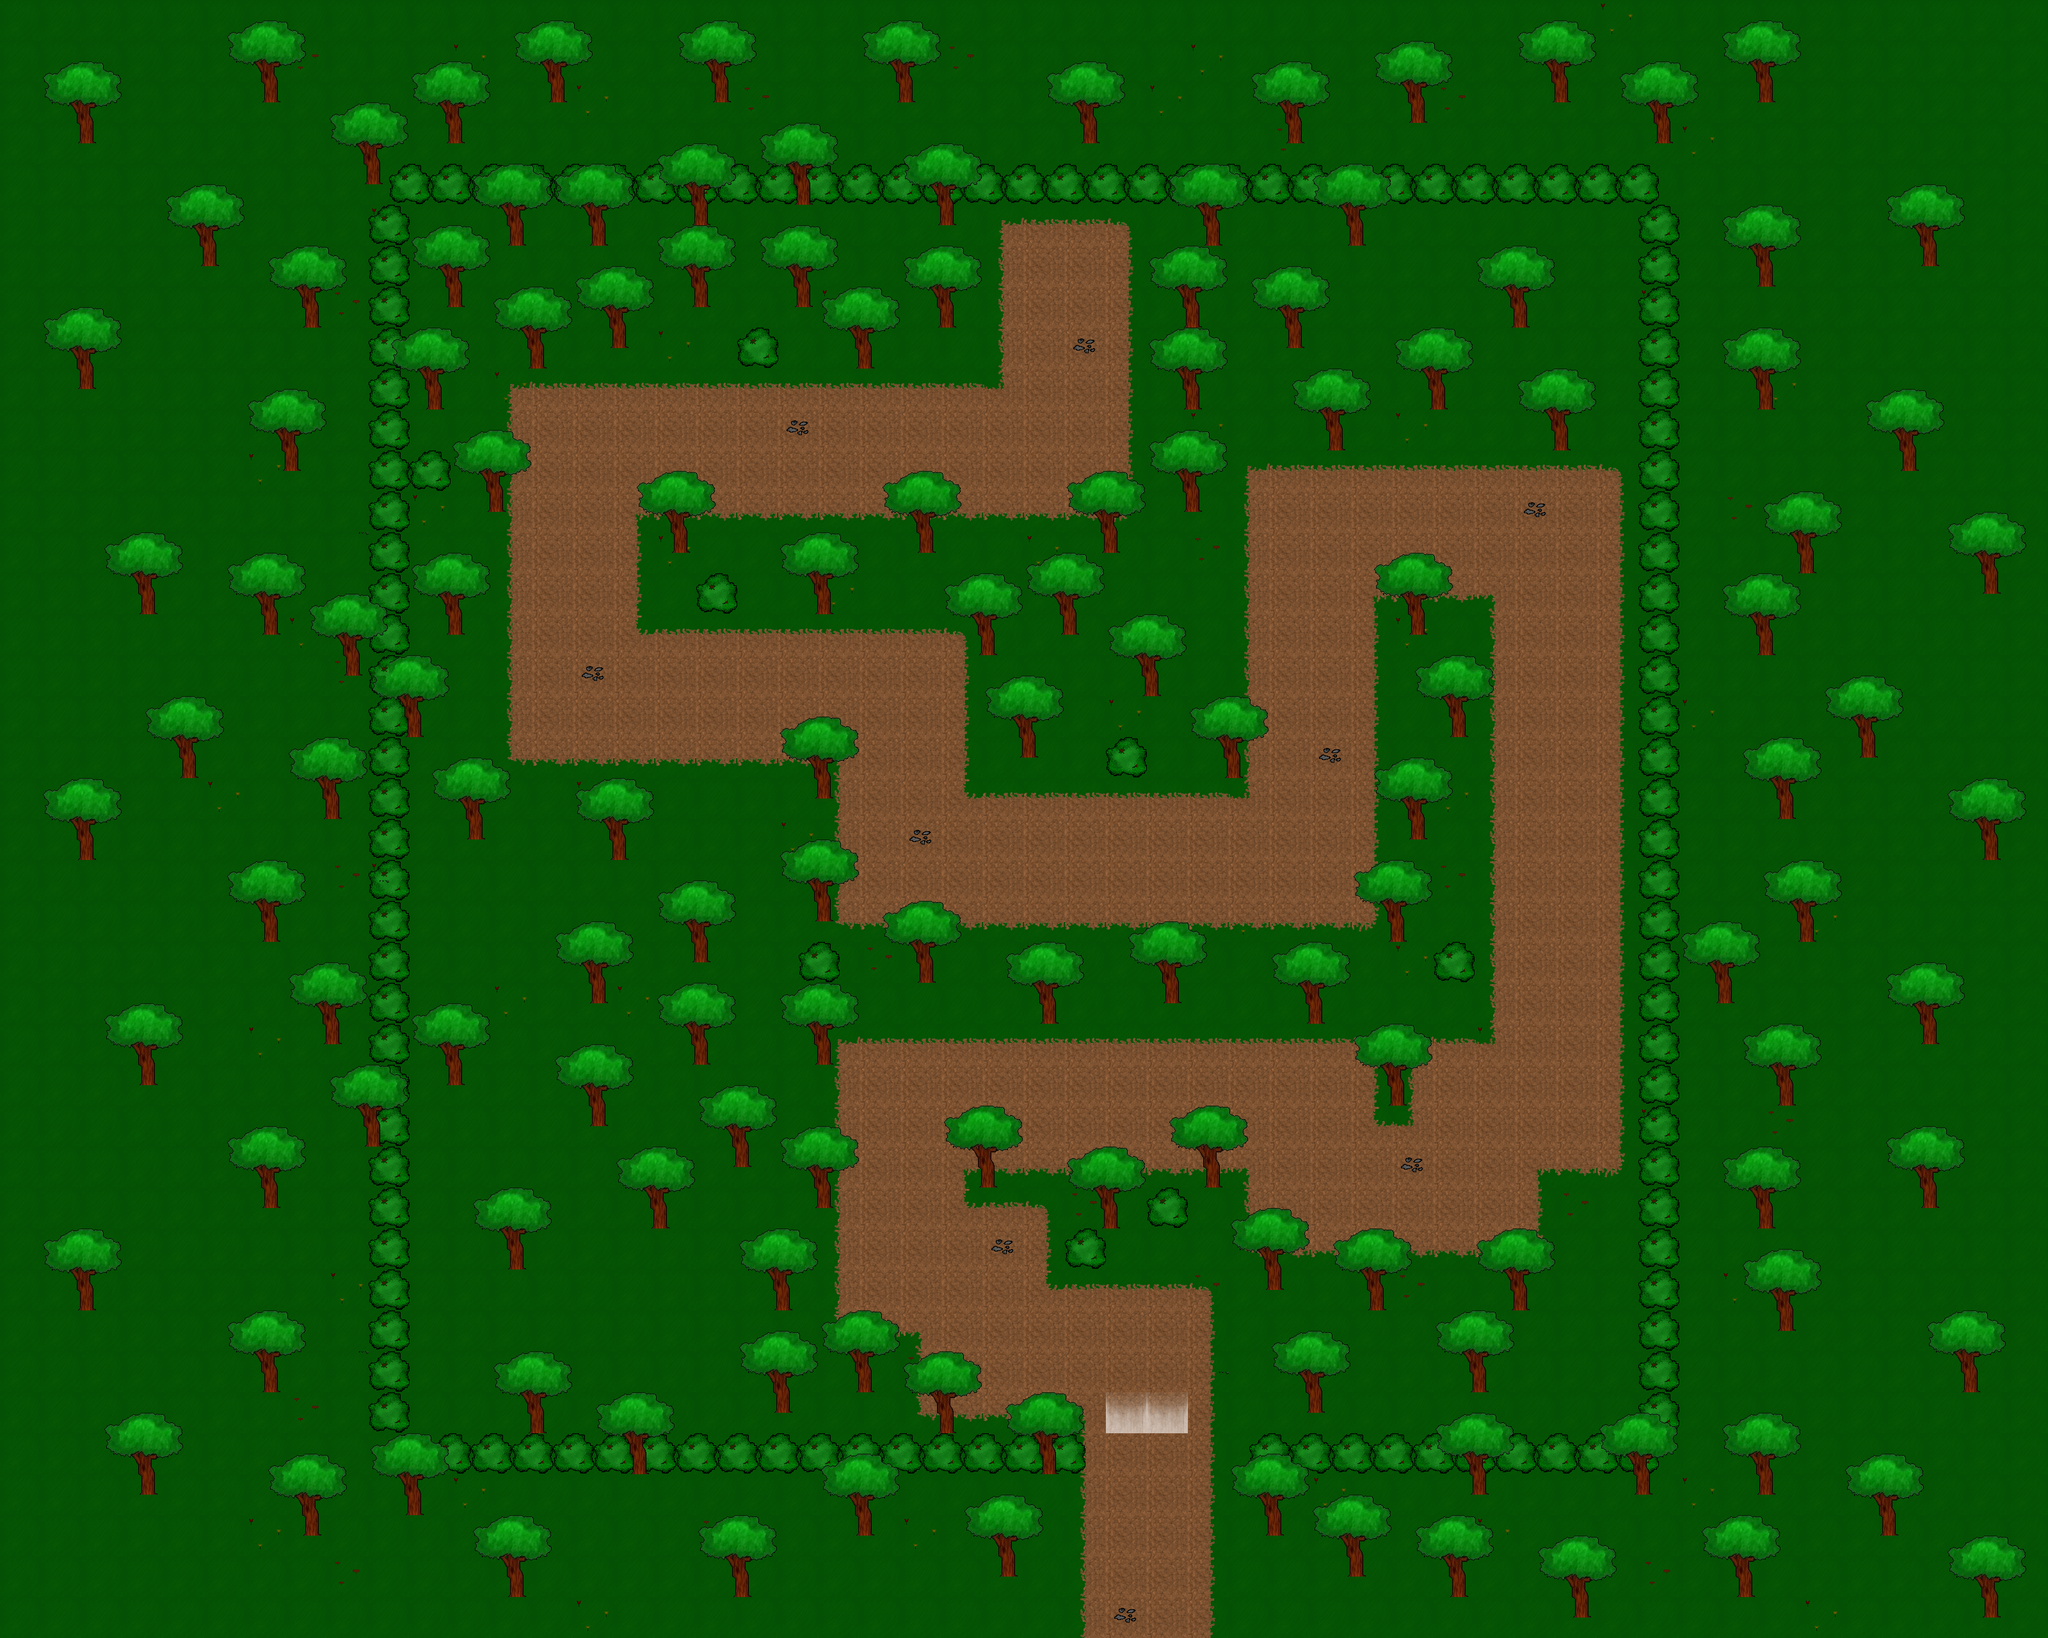

The image is a tile-based game level rendered from a .tmx file. Its description and source (layers, tilesets, objects; grid data summarised) follow:
An orthogonal 100x80 tile map with 32x32 px tiles, 4 tile layers (Tile Layer 1, Transitions, INVIS, Trees), 21 tilesets.

<map version="1.0" orientation="orthogonal" width="100" height="80" tilewidth="32" tileheight="32">
 <tileset firstgid="1" name="Dirt" tilewidth="32" tileheight="32">
  <image source="Video Game Tiles - Pixel by Pixel/Dirt.png" width="64" height="64" />
 </tileset>
 <tileset firstgid="5" name="Grass" tilewidth="32" tileheight="32">
  <image source="Video Game Tiles - Pixel by Pixel/Grass.png" width="64" height="64" />
 </tileset>
 <tileset firstgid="9" name="Grass-Mushroom" tilewidth="32" tileheight="32">
  <image source="Video Game Tiles - Pixel by Pixel/Grass-Mushroom.png" width="64" height="64" />
 </tileset>
 <tileset firstgid="13" name="Grass-Flowers" tilewidth="32" tileheight="32">
  <image source="Video Game Tiles - Pixel by Pixel/Grass-Flowers.png" width="64" height="64" />
 </tileset>
 <tileset firstgid="17" name="Oak" tilewidth="32" tileheight="32">
  <image source="Video Game Tiles - Pixel by Pixel/Oak.png" width="128" height="128" />
  <tile id="10">
   <properties>
    <property name="blocked" value="true" />
   </properties>
  </tile>
  <tile id="14">
   <properties>
    <property name="blocked" value="true" />
   </properties>
  </tile>
 </tileset>
 <tileset firstgid="33" name="Dirt-Water T" tilewidth="32" tileheight="32">
  <image source="Video Game Tiles - Pixel by Pixel/Dirt-Water T.png" width="64" height="64" />
 </tileset>
 <tileset firstgid="37" name="Dirt Transition TL" tilewidth="32" tileheight="32">
  <image source="Video Game Tiles - Pixel by Pixel/Dirt Transition TL.png" width="64" height="64" />
 </tileset>
 <tileset firstgid="41" name="Dirt-Water B" tilewidth="32" tileheight="32">
  <image source="Video Game Tiles - Pixel by Pixel/Dirt-Water B.png" width="64" height="64" />
 </tileset>
 <tileset firstgid="45" name="Dirt Transition BR" tilewidth="32" tileheight="32">
  <image source="Video Game Tiles - Pixel by Pixel/Dirt Transition BR.png" width="64" height="64" />
 </tileset>
 <tileset firstgid="49" name="Dirt Transition TR" tilewidth="32" tileheight="32">
  <image source="Video Game Tiles - Pixel by Pixel/Dirt Transition TR.png" width="64" height="64" />
 </tileset>
 <tileset firstgid="53" name="Dirt-Water BR" tilewidth="32" tileheight="32">
  <image source="Video Game Tiles - Pixel by Pixel/Dirt-Water BR.png" width="64" height="64" />
 </tileset>
 <tileset firstgid="57" name="Dirt-Water TR" tilewidth="32" tileheight="32">
  <image source="Video Game Tiles - Pixel by Pixel/Dirt-Water TR.png" width="64" height="64" />
 </tileset>
 <tileset firstgid="61" name="Dirt Transition BL" tilewidth="32" tileheight="32">
  <image source="Video Game Tiles - Pixel by Pixel/Dirt Transition BL.png" width="64" height="64" />
 </tileset>
 <tileset firstgid="65" name="Dirt-Water R" tilewidth="32" tileheight="32">
  <image source="Video Game Tiles - Pixel by Pixel/Dirt-Water R.png" width="64" height="64" />
 </tileset>
 <tileset firstgid="69" name="Dirt-Water TL" tilewidth="32" tileheight="32">
  <image source="Video Game Tiles - Pixel by Pixel/Dirt-Water TL.png" width="64" height="64" />
 </tileset>
 <tileset firstgid="73" name="Dirt-Water BL" tilewidth="32" tileheight="32">
  <image source="Video Game Tiles - Pixel by Pixel/Dirt-Water BL.png" width="64" height="64" />
 </tileset>
 <tileset firstgid="77" name="Pebbles" tilewidth="32" tileheight="32">
  <image source="Video Game Tiles - Pixel by Pixel/Pebbles.png" width="64" height="64" />
 </tileset>
 <tileset firstgid="81" name="Dirt-Water L" tilewidth="32" tileheight="32">
  <image source="Video Game Tiles - Pixel by Pixel/Dirt-Water L.png" width="64" height="64" />
 </tileset>
 <tileset firstgid="85" name="Bush" tilewidth="32" tileheight="32">
  <image source="Video Game Tiles - Pixel by Pixel/Bush.png" width="64" height="64" />
  <tile id="0">
   <properties>
    <property name="blocked" value="true" />
   </properties>
  </tile>
  <tile id="1">
   <properties>
    <property name="blocked" value="true" />
   </properties>
  </tile>
  <tile id="2">
   <properties>
    <property name="blocked" value="true" />
   </properties>
  </tile>
  <tile id="3">
   <properties>
    <property name="blocked" value="true" />
   </properties>
  </tile>
 </tileset>
 <tileset firstgid="89" name="Invisible Barrier" tilewidth="32" tileheight="32">
  <image source="Video Game Tiles - Pixel by Pixel/Invisible Barrier.png" width="64" height="64" />
  <tile id="0">
   <properties>
    <property name="blocked" value="true" />
   </properties>
  </tile>
  <tile id="1">
   <properties>
    <property name="blocked" value="true" />
   </properties>
  </tile>
  <tile id="2">
   <properties>
    <property name="blocked" value="true" />
   </properties>
  </tile>
  <tile id="3">
   <properties>
    <property name="blocked" value="true" />
   </properties>
  </tile>
 </tileset>
 <tileset firstgid="93" name="Exit" tilewidth="32" tileheight="32">
  <image source="Video Game Tiles - Pixel by Pixel/Exit.png" width="64" height="64" />
 </tileset>
 <layer name="Tile Layer 1" width="100" height="80">
  <data>[8000 cells, 8000 non-empty, 16 distinct tile ids]</data>
 </layer>
 <layer name="Transitions" width="100" height="80">
  <data>[8000 cells, 960 non-empty, 54 distinct tile ids]</data>
 </layer>
 <layer name="INVIS" width="100" height="80">
  <data>[8000 cells, 480 non-empty, 5 distinct tile ids]</data>
 </layer>
 <layer name="Trees" width="100" height="80">
  <data>[8000 cells, 2266 non-empty, 24 distinct tile ids]</data>
 </layer>
</map>
